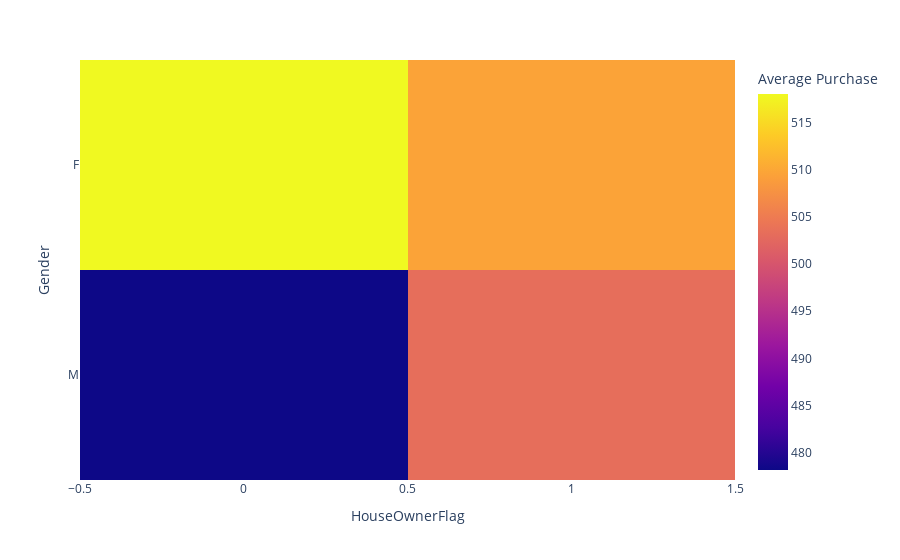

The code cell stored with this chart in its notebook:
### Markdown cell above
#### Q7. Does Gender and home ownership matter in order purchasing

### Code cell
fig = px.imshow(df.groupby(["Gender", "HouseOwnerFlag"])["SalesAmount"].mean().unstack(),
                labels=dict(color="Average Purchase"))
fig.show()

### Figure 1 — Plotly figure (JSON) as saved in the notebook; plotly's stock layout.template omitted (floating-point values rounded to 4 significant figures)
{"data": [{"coloraxis": "coloraxis", "hovertemplate": "HouseOwnerFlag: %{x}<br>Gender: %{y}<br>Average Purchase: %{z}<extra></extra>", "name": "0", "type": "heatmap", "x": [0, 1], "xaxis": "x", "y": ["F", "M"], "yaxis": "y", "z": [[518.0, 509.6], [478.2, 503.3]]}], "layout": {"coloraxis": {"colorbar": {"title": {"text": "Average Purchase"}}, "colorscale": [[0, "#0d0887"], [0.1111, "#46039f"], [0.2222, "#7201a8"], [0.3333, "#9c179e"], [0.4444, "#bd3786"], [0.5556, "#d8576b"], [0.6667, "#ed7953"], [0.7778, "#fb9f3a"], [0.8889, "#fdca26"], [1, "#f0f921"]]}, "margin": {"t": 60}, "xaxis": {"anchor": "y", "constrain": "domain", "domain": [0, 1], "scaleanchor": "y", "title": {"text": "HouseOwnerFlag"}}, "yaxis": {"anchor": "x", "autorange": "reversed", "constrain": "domain", "domain": [0, 1], "title": {"text": "Gender"}}}}
